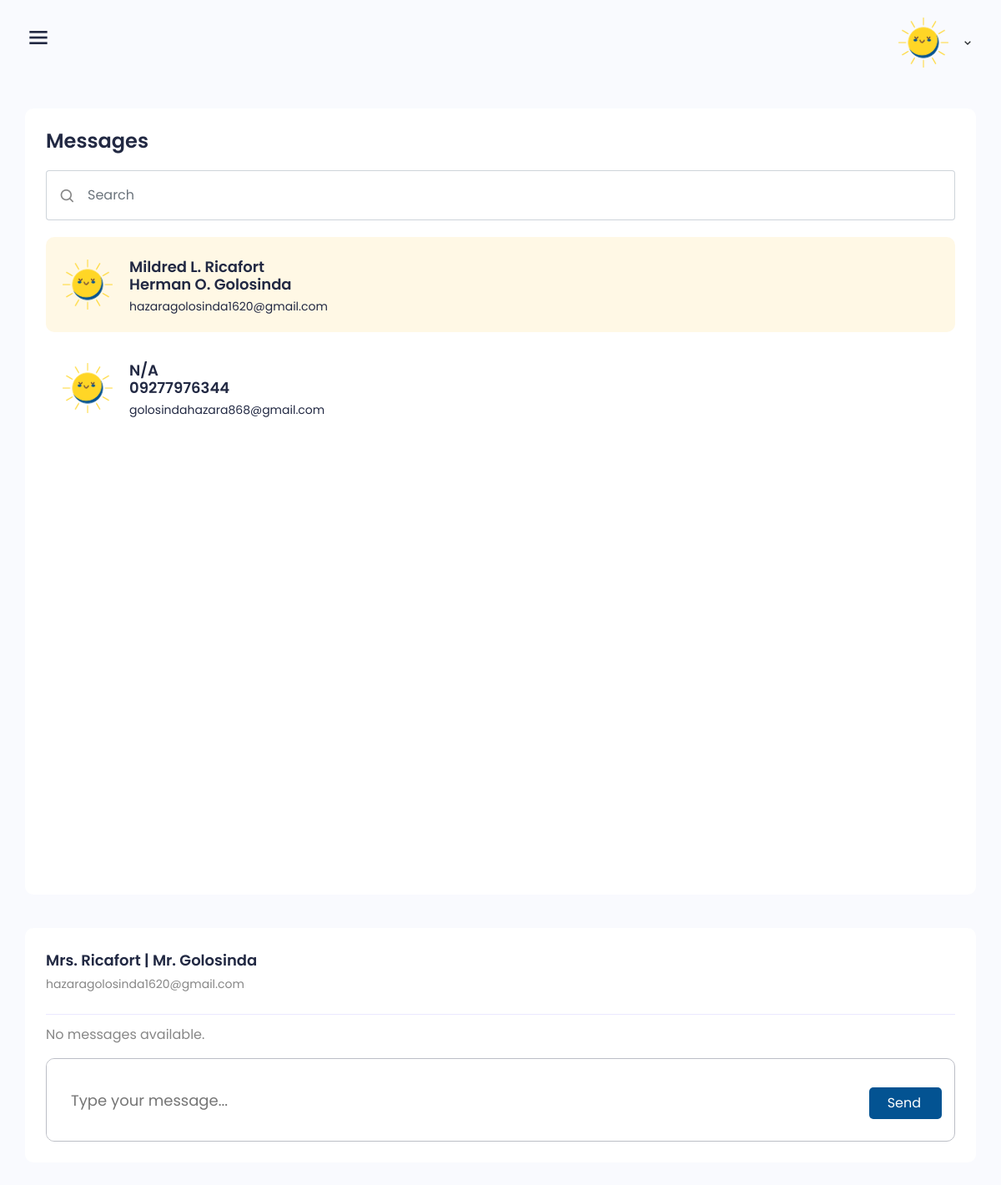
The page /dashboard/admin/messages.php (signed in) on the database its author committed.
### tables this page shows
CREATE TABLE `user` (
  `user_id` int(11) NOT NULL,
  `role_id` int(11) DEFAULT NULL,
  `username` varchar(50) DEFAULT NULL,
  `password` longtext DEFAULT NULL,
  `email` varchar(100) DEFAULT NULL
);

CREATE TABLE `parental_information` (
  `parent_id` int(11) NOT NULL,
  `child_id` int(11) DEFAULT NULL,
  `email` varchar(255) DEFAULT NULL,
  `home_address` varchar(255) DEFAULT NULL,
  `home_phone` varchar(50) DEFAULT NULL,
  `father_name` varchar(255) DEFAULT NULL,
  `father_home_address` varchar(255) DEFAULT NULL,
  `father_employment` varchar(255) DEFAULT NULL,
  `father_work_phone` varchar(50) DEFAULT NULL,
  `mother_name` varchar(255) DEFAULT NULL,
  `mother_home_address` varchar(255) DEFAULT NULL,
  `mother_employment` varchar(255) DEFAULT NULL,
  `mother_work_phone` varchar(50) DEFAULT NULL,
  `child_living_arrangements` text DEFAULT NULL,
  `child_legal_guardians` text DEFAULT NULL,
  `released_name1` varchar(100) NOT NULL,
  `released_address1` varchar(100) NOT NULL,
  `released_number1` varchar(100) NOT NULL,
  `released_relationtochild1` varchar(100) NOT NULL,
  `released_relationtoparent1` varchar(100) NOT NULL,
  `released_status` varchar(100) NOT NULL,
  `released_name2` varchar(100) NOT NULL,
  `released_address2` varchar(100) NOT NULL,
  `released_number2` varchar(100) NOT NULL,
  `released_relationtochild2` varchar(100) NOT NULL,
  `released_relationtoparent2` varchar(100) NOT NULL,
  `released_other` varchar(100) NOT NULL,
  `emergencyname_1` varchar(100) NOT NULL,
  `emergencyname_2` varchar(100) NOT NULL,
  `emergencyname_3` varchar(100) NOT NULL,
  `emergencynum_1` varchar(100) NOT NULL,
  `emergencynum_2` varchar(100) NOT NULL,
  `emergencynum_3` varchar(100) NOT NULL,
  `emergencyschool` varchar(100) NOT NULL,
  `emergencymid_parent` varchar(255) DEFAULT NULL,
  `emergencymid_parentdate` date DEFAULT NULL,
  `emergencymid_facilityadmin` varchar(255) DEFAULT NULL,
  `emergencymid_facilityadmindate` date DEFAULT NULL,
  `parental_agreement_facility_name` varchar(255) DEFAULT NULL,
  `parental_agreement_child_name` varchar(255) DEFAULT NULL,
  `parental_agreement_days_of_week` varchar(50) DEFAULT NULL,
  `parental_agreement_start_time` varchar(30) DEFAULT NULL,
  `parental_agreement_end_time` varchar(30) DEFAULT NULL,
  `parental_agreement_start_month` varchar(100) DEFAULT NULL,
  `parental_agreement_end_month` varchar(100) DEFAULT NULL,
  `parental_agreement_parent` varchar(255) DEFAULT NULL,
  `parental_agreement_parentdate` date DEFAULT NULL,
  `parental_agreement_facilityadmin` varchar(255) DEFAULT NULL,
  `parental_agreement_facilityadmindate` date DEFAULT NULL,
  `upload_2x2` varchar(255) DEFAULT NULL,
  `upload_birth` varchar(255) DEFAULT NULL,
  `upload_parentID` varchar(255) DEFAULT NULL,
  `upload_cor` varchar(255) DEFAULT NULL,
  `medical_condition` varchar(50) NOT NULL
);

### dashboard/admin/messages.php (the view, shortened to what this page needs)
<!DOCTYPE html>
<html lang="en">
<head>
    <?php include("head.php"); ?>
</head>
<body class="sidebar-expand">
    <?php include("header.php"); ?>
    <div class="main">
        <div class="main-content message">
            <div class="row">
                <div class="col-4 col-md-12">
                    <div class="row">
                        <div class="col-12 mb-0">
                            <div class="box box-message">
                                   <h4 class="card-title">Messages</h4>
                                <div class="input-group search-area" style="margin-top:20px">
                                    <span class="input-group-text">
                                        <a href="javascript:void(0)">
                                            <i class="bx bx-search"></i>
                                        </a>
                                    </span>    <input type="text" class="form-control" id="searchInput" placeholder="Search" onkeyup="searchUsers()">
                                </div>
                         <div class="box-content" style="margin-top: 10px; overflow-y:auto;">
<ul class="message-list" id="userList">
    <?php
    include '../../db_conn.php';
    if (isset($_SESSION['teacher_logged_email'])) {
        $query = "
            SELECT u.username, u.email, p.mother_name, p.father_name, u.user_id, p.*
            FROM user u
            INNER JOIN parental_information p ON u.email = p.email
            WHERE u.role_id = 2
              AND u.username IS NOT NULL
              AND u.username <> ''
        ";
        $result = mysqli_query($conn, $query);
        $uniqueResults = [];
        while ($row = mysqli_fetch_assoc($result)) {
            if (!isset($uniqueResults[$row['email']])) {
                $uniqueResults[$row['email']] = $row;
            }
        }
        foreach ($uniqueResults as $row):
    ?>
        <li class="waves-effect waves-teal user-item" style="margin-top: 10px;width: 100%"
            data-username="<?php echo htmlspecialchars($row['username']); ?>"
            data-mothername="<?php echo htmlspecialchars($row['mother_name']); ?>"
            data-fathername="<?php echo htmlspecialchars($row['father_name']); ?>"
            data-email="<?php echo htmlspecialchars($row['email']); ?>">
            <div class="left d-flex">
                <div class="avatar">
                    <img src="../../img/favicon.png" alt="">
                </div>
                <div class="content">
                    <div class="username">
                        <div class="name h6">
                            <div class="mothernamediv"><?php echo htmlspecialchars($row['mother_name']); ?></div>
                            <div class="fathernamediv"><?php echo htmlspecialchars($row['father_name']); ?></div>
                        </div>
                    </div>
                    <div class="text">
                        <p><?php echo htmlspecialchars($row['email']); ?></p>
                    </div>
                </div>
            </div>
        </li>
    <?php endforeach; ?>
    <?php
    }
    ?>
</ul>
</div>
                            </div>
                        </div>
                    </div>
                </div>
                <div class="col-8 col-md-12">
                    <div class="box message-info">
                        <div class="box-info-messager">
                            <div class="content">
                                <div class="username">
                                    <h5 class="fs-18" id="recipientname"></h5>
                                </div>
                                <div class="text">
                                    <p class="fs-14" id="recipientemail"></p>
                                </div>
                            </div>
                        </div>
                        <div class="divider"></div>
                        <div id="messages-container"></div>
                        <div class="form-chat" style="">
                            <form id="notificationForm" method="post" accept-charset="utf-8">
        <div class="message-form-chat" style="position:relative;">
            <span class="message-text" style="width: 70%;">
                <textarea name="message" id="message" placeholder="Type your message..." required></textarea>
            </span>
            <span class="btn-send" style="position: absolute;right: 15px; top: 10px;">
                <button class="waves-effect" type="button" id="sendMessageButton">Send <i class="fas fa-paper-plane"></i></button>
            </span>
        </div>
    </form>
                        </div>
                    </div>
                </div>
            </div>
        </div>
    </div>
</body>
</html>

### dashboard/css/grid.css (style rules this page uses)
.row { display: flex; flex-wrap: wrap; margin: 0 -15px; }
[class*="col-"] { padding: 0 15px; margin-bottom: 40px; }
.col-4 { width: 33.33%; }
.col-8 { width: 66.66%; }
.col-12 { width: 100%; }
@media only screen and (max-width: 1280px) { .col-md-12 { width: 100%; } }

### dashboard/css/responsive.css (style rules this page uses)
@media only screen and (max-width: 1200px) { .main-content { padding: 30px; } }

### dashboard/admin/messages.php (style rules this page uses)
#messages-container { max-height: 500px; overflow-y: auto; scroll-behavior: smooth; }

### rows shown on the page
user: parental_information.mother_name "Mildred L. Ricafort", parental_information.father_name "Herman O. Golosinda", parental_information.email "hazaragolosinda1620@gmail.com"
user: parental_information.mother_name "N/A", parental_information.father_name "09277976344", parental_information.email "golosindahazara868@gmail.com"
